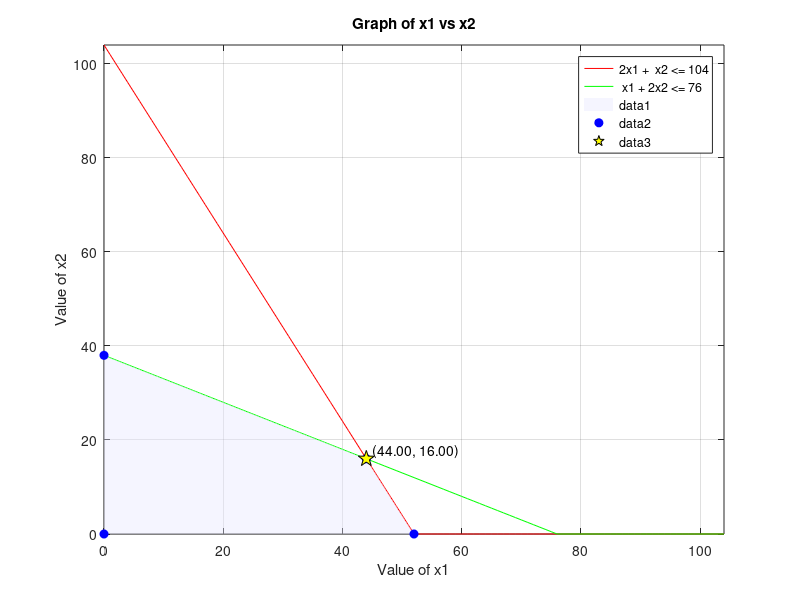

This figure's MATLAB source:
%{
    MATLAB CODE FOR GRAPHICAL METHOD

    Max Z = 6x1 + 11x2
    s.t.  2x1 +  x2 <= 104
           x1 + 2x2 <= 76
          x1, x2 >= 0
%}

format short;
clear all;
clc;

%% Phase 1: Input parameters
C = [6 11];     %%% Cost of objective function
A = [2 1; 1 2]; %%% Constrained coefficients
b = [104; 76];  %%% Constraint values

%% Phase 2: Plotting of graph
y1 = 0:max(b); %%% Values of x1>=0 to try
x21 = (b(1) - A(1, 1) * y1) ./ A(1, 2); %%% Values of x2 from constraint 1
x22 = (b(2) - A(2, 1) * y1) ./ A(2, 2); %%% Values of x2 from constraint 2

%%% Putting constraint x2 >= 0
x21 = max(0, x21);
x22 = max(0, x22);

%%% Plotting constraints on graph
plot(y1, x21, 'r', y1, x22, 'g');
xlabel("Value of x1");
ylabel("Value of x2");
title("Graph of x1 vs x2");
legend("2x1 +  x2 <= 104", " x1 + 2x2 <= 76");

%% Phase 3: Finding corner points from graphs
cx1 = find(y1==0); %%% where x1 is 0
c1 = find(x21==0); %%% where x2 for constraint 1 is 0
%%% finding the coordinates of the region by transposing matrix
line1 = [y1(:, [c1, cx1]); x21(:, [c1, cx1])]';

%%% doing same with line2
c2 = find(x22==0);
line2 = [y1(:, [c2, cx1]); x22(:, [c2, cx1])]';

corpt = unique([line1; line2], "rows")

%% Phase 4: Find the point of intersection
SA = [0; 0];
for i = 1:size(A, 1)
    s1 = A(i, :);
    b1 = b(i, :);
    for j = i+1:size(A, 1)
        s2 = A(j, :);
        b2 = b(j, :);
   
        A1 = [s1; s2];
        B1 = [b1; b2];
        
        X = A1\B1;
        SA = [SA X];
    end
end
ptt = SA'

%% Phase 5: Find ALL the corner points
allpt = [ptt; corpt];
points = unique(allpt, "rows")

%% Phase 6: Find feasable region(s)
for i=1:size(points, 1)
    const1(i) = A(1, 1)*points(i, 1) + A(1, 2)*points(i, 2) - b(1);
    const2(i) = A(2, 1)*points(i, 1) + A(2, 2)*points(i, 2) - b(2);
end
k1 = find(const1 > 0);
k2 = find(const2 > 0);
k = unique([k1 k2]);
points(k, :) = [];

%% Phase 7: Compute objective function
value = points * C';
table = [points value];
[obj, index] = max(value);
x1 = points(index, 1);
x2 = points(index, 2);
fprintf("objective value is %.2f at (%.2f, %.2f)\n", obj, x1, x2);

%% Phase 8: Find optimal value

% Plot feasible region and optimal point on the existing graph
hold on;
% Shade feasible region by plotting the polygon of feasible points if there are >=3 points
if size(points,1) >= 3
    K = convhull(points(:,1), points(:,2));
    patch(points(K,1), points(K,2), [0.9 0.9 1], 'FaceAlpha', 0.4, 'EdgeColor', 'none');
end

% Plot feasible corner points
plot(points(:,1), points(:,2), 'bo', 'MarkerFaceColor', 'b');

% Plot optimal point
plot(x1, x2, 'kp', 'MarkerSize', 12, 'MarkerFaceColor', 'y');

% Annotate optimal point
text(x1, x2, sprintf('  (%.2f, %.2f)', x1, x2), 'VerticalAlignment', 'bottom');

xlim([0, max(y1)]);
ylim([0, max([x21, x22, points(:,2)'] )]);

grid on;
hold off;